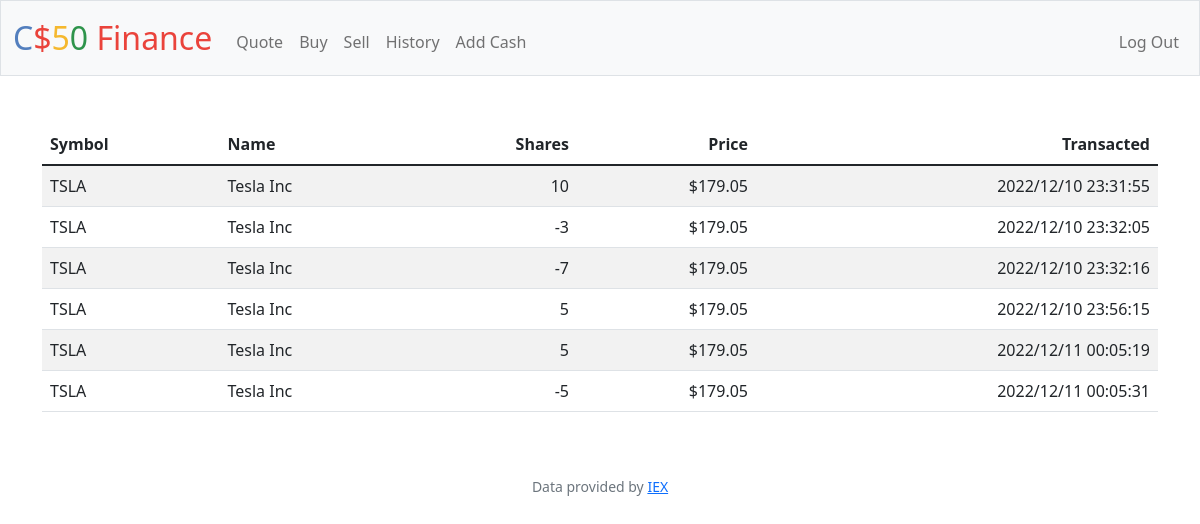
The app's page /history (signed in) with its own data.
### tables this page shows
CREATE TABLE purchases (user_id INTEGER NOT NULL, symbol TEXT NOT NULL, name TEXT NOT NULL, shares INTEGER NOT NULL, price REAL NOT NULL, date TEXT NOT NULL, FOREIGN KEY(user_id) REFERENCES users(id));

### app.py (the view)
@app.route("/history")
@login_required
def history():
    purchases = db.execute("SELECT symbol, name, shares, price, date FROM purchases WHERE user_id = ?", session["user_id"])
    return render_template("history.html", purchases=purchases)

### app.py (called while the page is built)
@app.after_request
def after_request(response):
    response.headers["Cache-Control"] = "no-cache, no-store, must-revalidate"
    response.headers["Expires"] = 0
    response.headers["Pragma"] = "no-cache"
    return response

### helpers.py (called while the page is built)
def login_required(f):
    @wraps(f)
    def decorated_function(*args, **kwargs):
        if session.get("user_id") is None:
            return redirect("/login")
        return f(*args, **kwargs)
    return decorated_function

def usd(value):
    return f"${value:,.2f}"

### templates/history.html (shortened to what this page needs)
{% extends "layout.html" %}
{% block main %}
    <table class="table table-striped">
      <thead>
          <tr>
              <th class="text-start">Symbol</th>
              <th class="text-start">Name</th>
              <th class="text-end">Shares</th>
              <th class="text-end">Price</th>
              <th class="text-end">Transacted</th>
          </tr>
      </thead>
    <tbody>
        {% for purchase in purchases %}
            <tr>
                <td class="text-start">{{ purchase.symbol }}</td>
                <td class="text-start">{{ purchase.name }}</td>
                <td class="text-end">{{ purchase.shares }}</td>
                <td class="text-end">{{ purchase.price | usd }}</td>
                <td class="text-end">{{ purchase.date }}</td>
            </tr>
          {% endfor %}
      </tbody>
    </table>
{% endblock %}

### templates/layout.html (shortened to what this page needs)
<!DOCTYPE html>
<html lang="en">
    <head>
        <link href="https://cdn.jsdelivr.net/npm/bootstrap@5.1.3/dist/css/bootstrap.min.css" rel="stylesheet">
        <link href="/static/styles.css" rel="stylesheet">
    </head>
    <body>
        <nav class="bg-light border navbar navbar-expand-md navbar-light">
            <div class="container-fluid">
                <a class="navbar-brand" href="/"><span class="blue">C</span><span class="red">$</span><span class="yellow">5</span><span class="green">0</span> <span class="red">Finance</span></a>
                <div class="collapse navbar-collapse" id="navbar">
                    {% if session["user_id"] %}
                        <ul class="navbar-nav me-auto mt-2">
                            <li class="nav-item"><a class="nav-link" href="/quote">Quote</a></li>
                            <li class="nav-item"><a class="nav-link" href="/buy">Buy</a></li>
                            <li class="nav-item"><a class="nav-link" href="/sell">Sell</a></li>
                            <li class="nav-item"><a class="nav-link" href="/history">History</a></li>
                            <li class="nav-item"><a class="nav-link" href="/addCash">Add Cash</a></li>
                        </ul>
                        <ul class="navbar-nav ms-auto mt-2">
                            <li class="nav-item"><a class="nav-link" href="/logout">Log Out</a></li>
                        </ul>
                    {% else %}
                        <ul class="navbar-nav ms-auto mt-2">
                            <li class="nav-item"><a class="nav-link" href="/register">Register</a></li>
                            <li class="nav-item"><a class="nav-link" href="/login">Log In</a></li>
                        </ul>
                    {% endif %}
                </div>
            </div>
        </nav>
        <main class="container py-5 text-center">
            {% block main %}{% endblock %}
        </main>
        <footer class="mb-5 small text-center text-muted">
            Data provided by <a href="https://iexcloud.io/">IEX</a>
        </footer>
    </body>
</html>

### static/styles.css (style rules this page uses)
nav .navbar-brand { font-size: xx-large; }
nav .navbar-brand .blue { color: #537fbe; }
nav .navbar-brand .red { color: #ea433b; }
nav .navbar-brand .yellow { color: #f5b82e; }
nav .navbar-brand .green { color: #2e944b; }

### records on screen
purchases: symbol "TSLA", name "Tesla Inc", shares "10", price "$179.05", date "2022/12/10 23:31:55"
purchases: symbol "TSLA", name "Tesla Inc", shares "-3", price "$179.05", date "2022/12/10 23:32:05"
purchases: symbol "TSLA", name "Tesla Inc", shares "-7", price "$179.05", date "2022/12/10 23:32:16"
purchases: symbol "TSLA", name "Tesla Inc", shares "5", price "$179.05", date "2022/12/10 23:56:15"
purchases: symbol "TSLA", name "Tesla Inc", shares "5", price "$179.05", date "2022/12/11 00:05:19"
purchases: symbol "TSLA", name "Tesla Inc", shares "-5", price "$179.05", date "2022/12/11 00:05:31"
